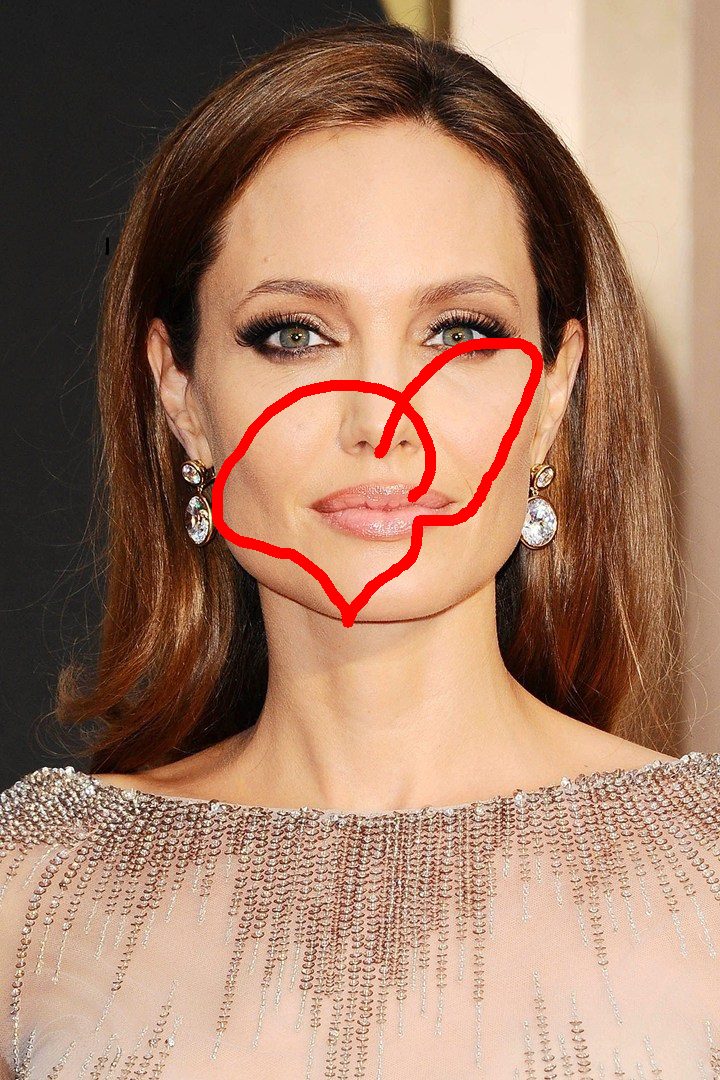
#> input picture drawimg.png, 720 x 1080 px
$ python -i mirrorplus.py   (imports and definitions only)
#> lines starting #> are read from the running program, lines starting #| are printed output that depends on the picture
#> further down, picture is the input picture: shape (1080, 720, 3); mean B, G, R 104.2, 125.8, 162.9
import cv2
import numpy as np


##########
# Scaling
def plus(image):


    rows, cols = image.shape[:2]
#> rows = 1080; cols = 720
    translation_matrix = np.float32([[1.5, 0, int(0.5 * cols)], [0, 1.5, int(0.5 * rows)]])
#> translation_matrix = [[1.5, 0, 360], [0, 1.5, 540]]
    img_t = cv2.warpAffine(image, translation_matrix, (2 * cols, 2 * rows))
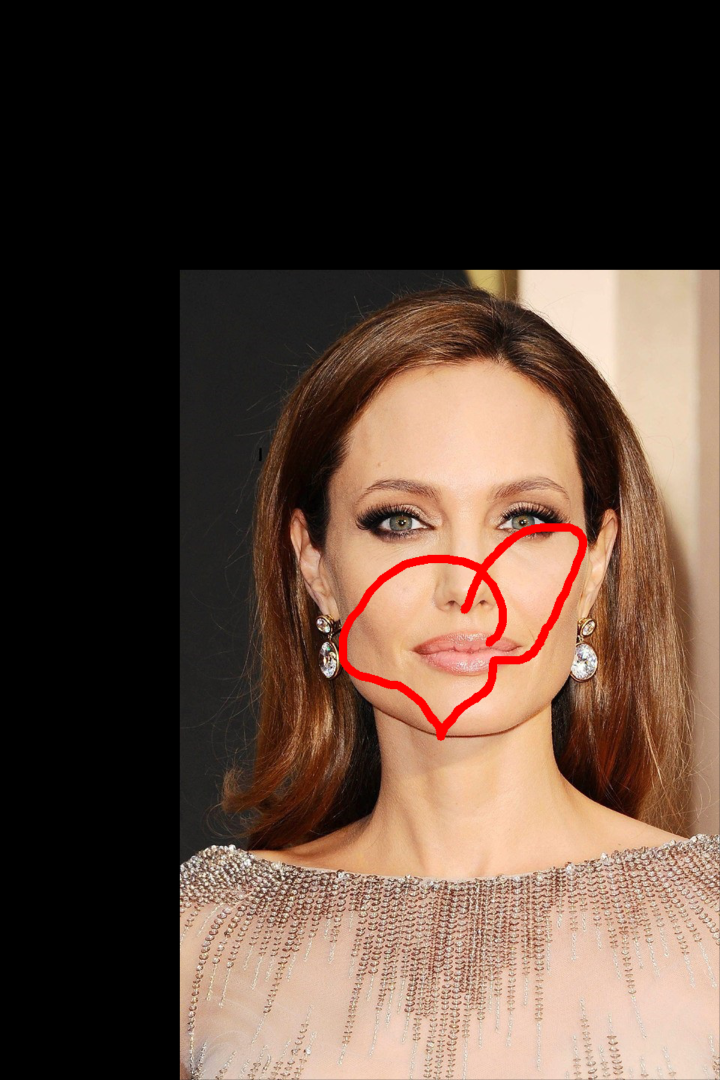
#> img_t: shape (2160, 1440, 3) (shown at 1/2 size); mean B, G, R 58.6, 70.7, 91.6

    rotation_matrix = cv2.getRotationMatrix2D((cols, rows), -90, 1)
    img_r = cv2.warpAffine(img_t, rotation_matrix, (2 * cols, 2 * rows))
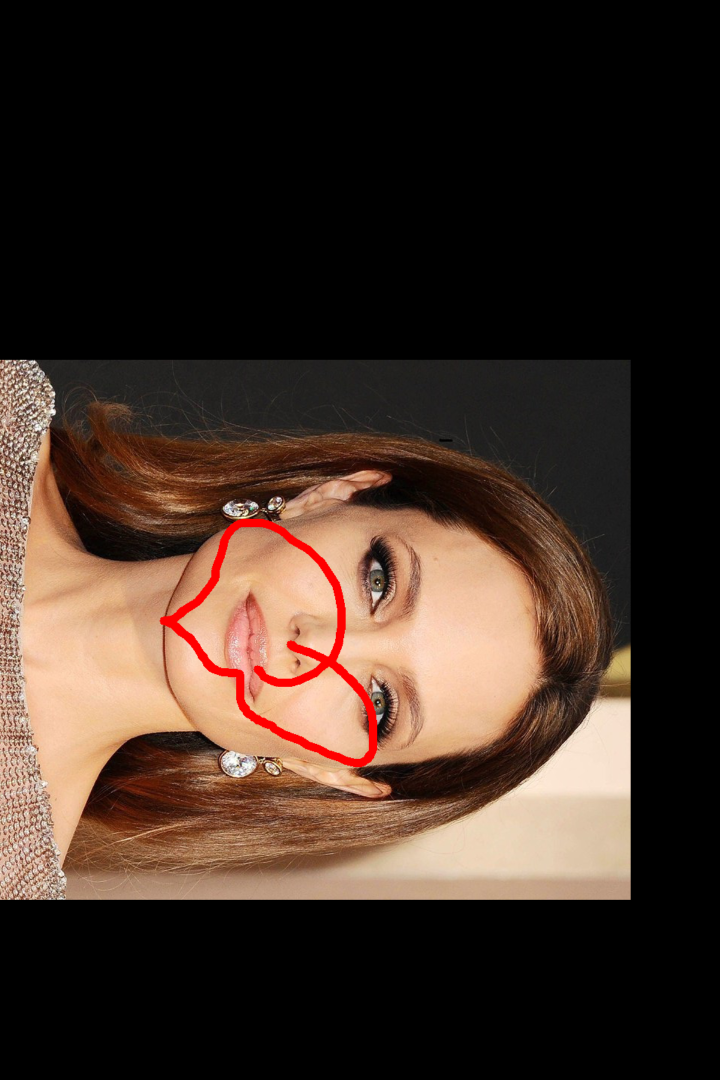
#> img_r: shape (2160, 1440, 3) (shown at 1/2 size); mean B, G, R 38.3, 47.9, 64.7

    translation_matrix = np.float32([[1, 0, -int(cols - (0.5 * rows))], [0, 1, -int(rows - (0.5 * cols))]])
#> translation_matrix = [[1, 0, -180], [0, 1, -720]]
    image = cv2.warpAffine(img_r, translation_matrix, (rows, cols))
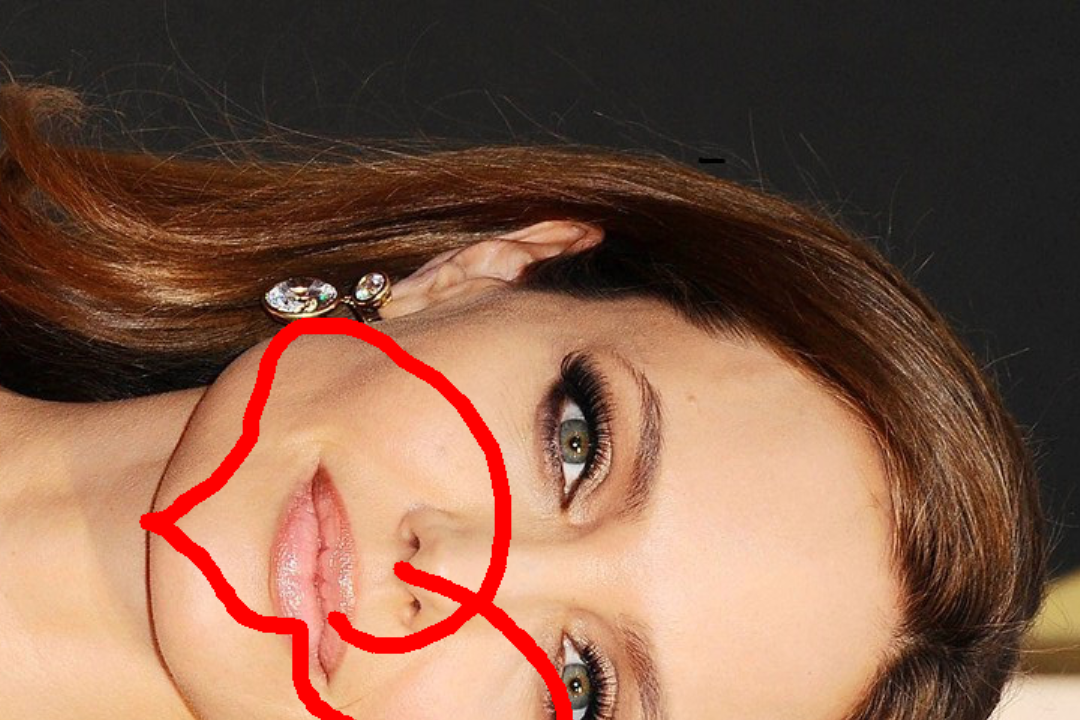
#> image: shape (720, 1080, 3); mean B, G, R 73.2, 92.5, 129.9


    return image

>>> import cv2
>>> picture = cv2.imread('drawimg.png')
>>> result = plus(picture)

$ run again, on gats.jpg
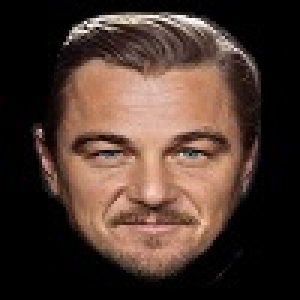
#> input picture gats.jpg, 100 x 100 px (shown 3 times larger)
#> picture is the input picture: shape (100, 100, 3); mean B, G, R 46.5, 55.2, 75
#> in plus, `img_r = cv2.warpAffine(img_t, rotation_matrix, (2 * cols, 2 * rows))`:
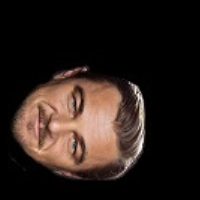
#> img_r: shape (200, 200, 3); mean B, G, R 26.2, 31, 42.2
#> in plus, `image = cv2.warpAffine(img_r, translation_matrix, (rows, cols))`:
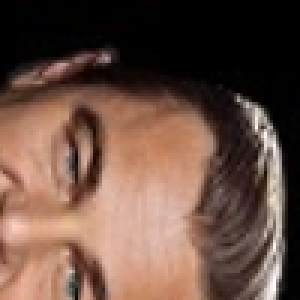
#> image: shape (100, 100, 3) (shown 3 times larger); mean B, G, R 67.3, 78.9, 105.6
